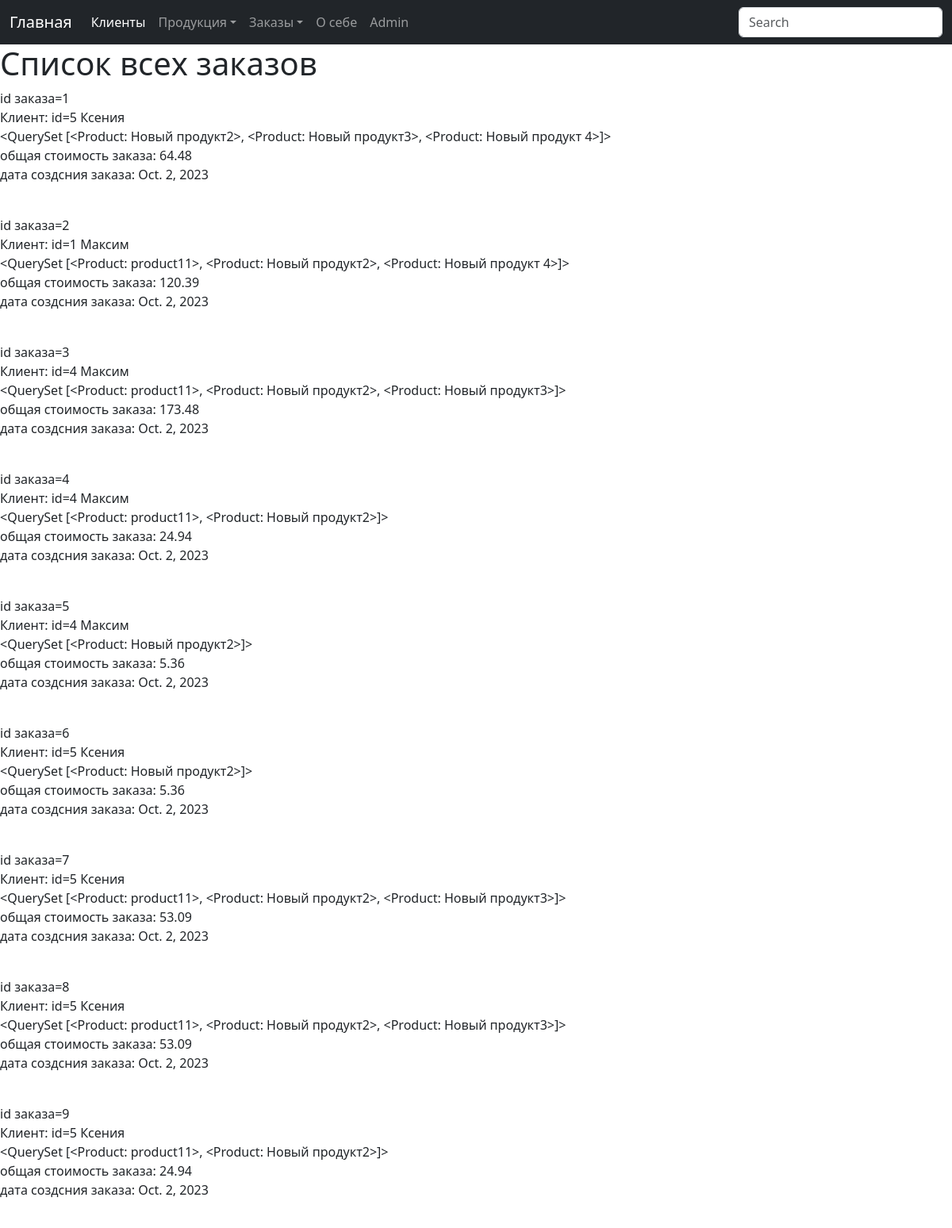
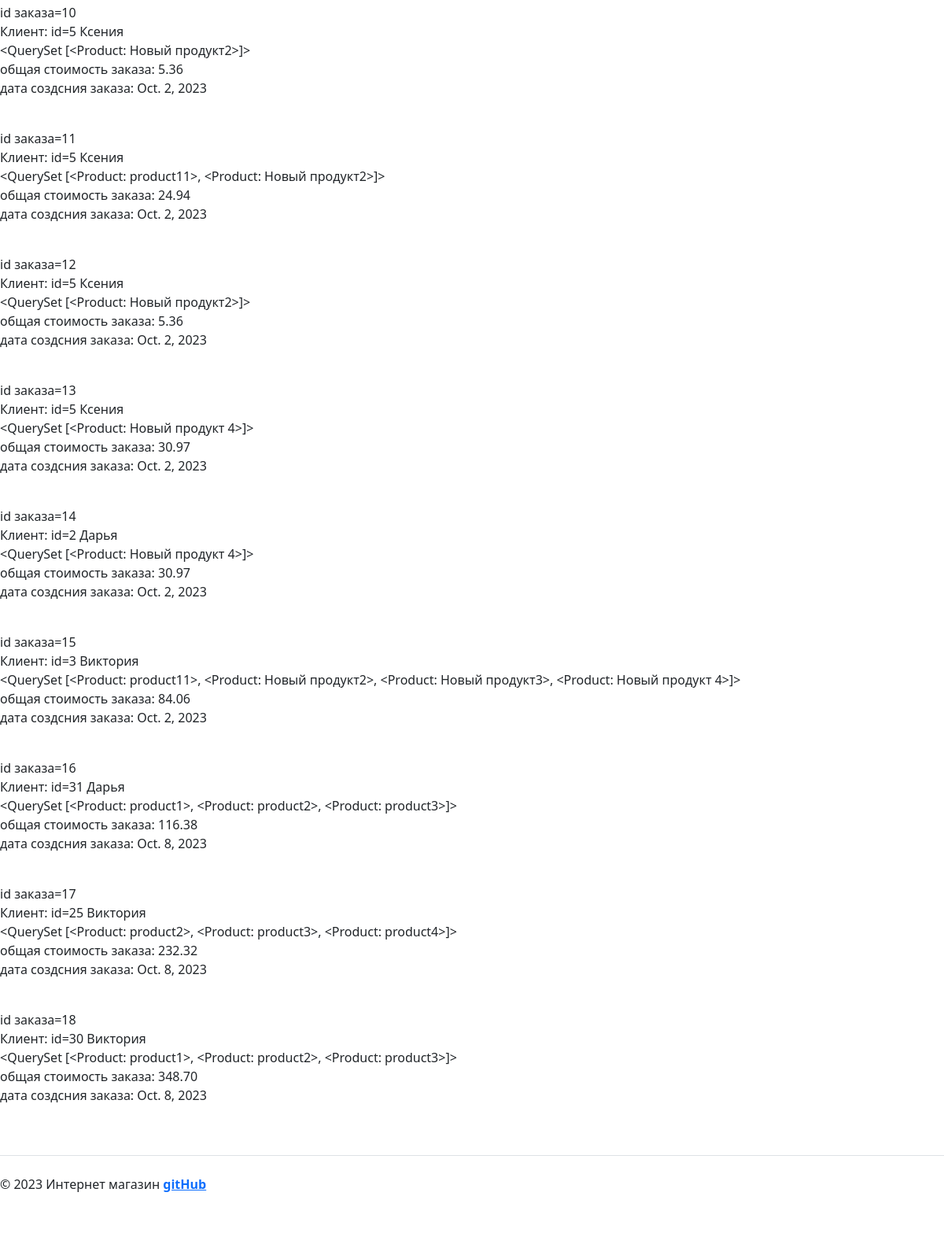
The page /shop/orders/ on the database its author committed (2 pictures, top to bottom).
### shop_app/models.py (models this page shows, shortened)
class Order(models.Model):
    buyer = models.ForeignKey(Client, on_delete=models.CASCADE)
    products = models.ManyToManyField(Product)                                              #создается автоматически таблица Order_products связи таблиц Order и Product
    total_cost = models.DecimalField(max_digits=8, decimal_places=2)
    date_create_order = models.DateField(auto_now_add=True)
    is_paid = models.BooleanField(default=False)

class Client(models.Model):
    name_client = models.CharField(max_length=50)
    email = models.EmailField()
    phone_number = models.CharField(max_length=12)
    address = models.CharField(max_length=100)
    def __str__(self):
        return self.name_client

class Product(models.Model):
    name_product = models.CharField(max_length=50)
    description_product = models.TextField()
    cost = models.DecimalField(max_digits=8, decimal_places=2)
    quantity = models.IntegerField()
    date_add_product = models.DateField(auto_now_add=True)
    image_product = models.ImageField(upload_to="images/")
    def __str__(self):
        return self.name_product

### shop_app/views.py (the view)
# urls.py: path('shop/orders/', views.orders, name='orders'),                              # вывод всех заказов
def orders(request):
    products_all = []
    orders = Order.objects.all()
    context = {
        'orders': orders
    }
    return render(request, 'shop_app/orders_all.html', context=context)

### shop_app/templates/shop_app/orders_all.html (shortened to what this page needs)
{% extends 'shop_app/base.html' %}
{% block content %}
<h1>Список всех заказов</h1>
    {% for order in orders %}
        <p>
            id заказа={{ order.id }} <br>
            Клиент: id={{order.buyer.id}} {{ order.buyer }} <br>
            {{ order.products.all }}
            <br> общая стоимость заказа: {{ order.total_cost }} <br>
            дата создсния заказа: {{ order.date_create_order }} <br>
        </p>
        <br>
    {% endfor %}
{% endblock %}

### rows shown on the page
Order: id "1", buyer.id "5", buyer "Ксения", products.all "<QuerySet [<Product: Новый продукт2>, <Product: Новый продукт3>, <Product: Новый продукт 4>]>", total_cost "64.48", date_create_order "Oct. 2, 2023"
Order: id "2", buyer.id "1", buyer "Максим", products.all "<QuerySet [<Product: product11>, <Product: Новый продукт2>, <Product: Новый продукт 4>]>", total_cost "120.39", date_create_order "Oct. 2, 2023"
Order: id "3", buyer.id "4", buyer "Максим", products.all "<QuerySet [<Product: product11>, <Product: Новый продукт2>, <Product: Новый продукт3>]>", total_cost "173.48", date_create_order "Oct. 2, 2023"
Order: id "4", buyer.id "4", buyer "Максим", products.all "<QuerySet [<Product: product11>, <Product: Новый продукт2>]>", total_cost "24.94", date_create_order "Oct. 2, 2023"
Order: id "5", buyer.id "4", buyer "Максим", products.all "<QuerySet [<Product: Новый продукт2>]>", total_cost "5.36", date_create_order "Oct. 2, 2023"
Order: id "6", buyer.id "5", buyer "Ксения", products.all "<QuerySet [<Product: Новый продукт2>]>", total_cost "5.36", date_create_order "Oct. 2, 2023"
Order: id "7", buyer.id "5", buyer "Ксения", products.all "<QuerySet [<Product: product11>, <Product: Новый продукт2>, <Product: Новый продукт3>]>", total_cost "53.09", date_create_order "Oct. 2, 2023"
Order: id "8", buyer.id "5", buyer "Ксения", products.all "<QuerySet [<Product: product11>, <Product: Новый продукт2>, <Product: Новый продукт3>]>", total_cost "53.09", date_create_order "Oct. 2, 2023"
Order: id "9", buyer.id "5", buyer "Ксения", products.all "<QuerySet [<Product: product11>, <Product: Новый продукт2>]>", total_cost "24.94", date_create_order "Oct. 2, 2023"
Order: id "10", buyer.id "5", buyer "Ксения", products.all "<QuerySet [<Product: Новый продукт2>]>", total_cost "5.36", date_create_order "Oct. 2, 2023"
Order: id "11", buyer.id "5", buyer "Ксения", products.all "<QuerySet [<Product: product11>, <Product: Новый продукт2>]>", total_cost "24.94", date_create_order "Oct. 2, 2023"
Order: id "12", buyer.id "5", buyer "Ксения", products.all "<QuerySet [<Product: Новый продукт2>]>", total_cost "5.36", date_create_order "Oct. 2, 2023"
Order: id "13", buyer.id "5", buyer "Ксения", products.all "<QuerySet [<Product: Новый продукт 4>]>", total_cost "30.97", date_create_order "Oct. 2, 2023"
Order: id "14", buyer.id "2", buyer "Дарья", products.all "<QuerySet [<Product: Новый продукт 4>]>", total_cost "30.97", date_create_order "Oct. 2, 2023"
Order: id "15", buyer.id "3", buyer "Виктория", products.all "<QuerySet [<Product: product11>, <Product: Новый продукт2>, <Product: Новый продукт3>, <Product: Новый продукт 4>]>", total_cost "84.06", date_create_order "Oct. 2, 2023"
Order: id "16", buyer.id "31", buyer "Дарья", products.all "<QuerySet [<Product: product1>, <Product: product2>, <Product: product3>]>", total_cost "116.38", date_create_order "Oct. 8, 2023"
Order: id "17", buyer.id "25", buyer "Виктория", products.all "<QuerySet [<Product: product2>, <Product: product3>, <Product: product4>]>", total_cost "232.32", date_create_order "Oct. 8, 2023"
Order: id "18", buyer.id "30", buyer "Виктория", products.all "<QuerySet [<Product: product1>, <Product: product2>, <Product: product3>]>", total_cost "348.70", date_create_order "Oct. 8, 2023"
